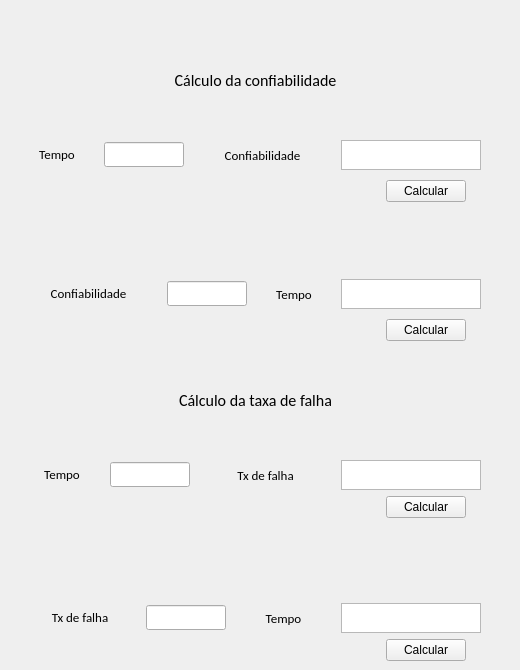
       <widget class="QWidget" name="tab_3">
        <attribute name="title">
         <string>Indicadores</string>
        </attribute>
        <widget class="QLabel" name="label_6">
         <property name="geometry">
          <rect>
           <x>0</x>
           <y>60</y>
           <width>511</width>
           <height>41</height>
          </rect>
         </property>
         <property name="font">
          <font>
           <family>Calibri</family>
           <pointsize>10</pointsize>
           <weight>50</weight>
           <bold>false</bold>
          </font>
         </property>
         <property name="text">
          <string>&lt;html&gt;&lt;head/&gt;&lt;body&gt;&lt;p&gt;&lt;span style=&quot; font-size:12pt;&quot;&gt;Cálculo da confiabilidade&lt;/span&gt;&lt;/p&gt;&lt;/body&gt;&lt;/html&gt;</string>
         </property>
         <property name="alignment">
          <set>Qt::AlignCenter</set>
         </property>
        </widget>
        <widget class="QLabel" name="label_7">
         <property name="geometry">
          <rect>
           <x>0</x>
           <y>380</y>
           <width>511</width>
           <height>41</height>
          </rect>
         </property>
         <property name="font">
          <font>
           <family>Calibri</family>
           <pointsize>10</pointsize>
           <weight>50</weight>
           <bold>false</bold>
          </font>
         </property>
         <property name="text">
          <string>&lt;html&gt;&lt;head/&gt;&lt;body&gt;&lt;p&gt;&lt;span style=&quot; font-size:12pt;&quot;&gt;Cálculo da taxa de falha&lt;/span&gt;&lt;/p&gt;&lt;/body&gt;&lt;/html&gt;</string>
         </property>
         <property name="alignment">
          <set>Qt::AlignCenter</set>
         </property>
        </widget>
        <widget class="QWidget" name="verticalLayoutWidget_7">
         <property name="geometry">
          <rect>
           <x>20</x>
           <y>140</y>
           <width>481</width>
           <height>201</height>
          </rect>
         </property>
         <layout class="QVBoxLayout" name="verticalLayout_10">
          <property name="spacing">
           <number>10</number>
          </property>
          <property name="sizeConstraint">
           <enum>QLayout::SetMinimumSize</enum>
          </property>
          <item>
           <layout class="QHBoxLayout" name="horizontalLayout_4">
            <item>
             <widget class="QLabel" name="label_8">
              <property name="sizePolicy">
               <sizepolicy hsizetype="Expanding" vsizetype="Fixed">
                <horstretch>60</horstretch>
                <verstretch>0</verstretch>
               </sizepolicy>
              </property>
              <property name="minimumSize">
               <size>
                <width>60</width>
                <height>0</height>
               </size>
              </property>
              <property name="font">
               <font>
                <family>Calibri</family>
                <pointsize>10</pointsize>
               </font>
              </property>
              <property name="text">
               <string>Tempo</string>
              </property>
              <property name="alignment">
               <set>Qt::AlignCenter</set>
              </property>
             </widget>
            </item>
            <item>
             <widget class="QLineEdit" name="tempo_2_conf">
              <property name="sizePolicy">
               <sizepolicy hsizetype="Fixed" vsizetype="Fixed">
                <horstretch>40</horstretch>
                <verstretch>20</verstretch>
               </sizepolicy>
              </property>
              <property name="minimumSize">
               <size>
                <width>80</width>
                <height>0</height>
               </size>
              </property>
              <property name="maximumSize">
               <size>
                <width>100</width>
                <height>16777215</height>
               </size>
              </property>
              <property name="font">
               <font>
                <family>Calibri</family>
                <pointsize>10</pointsize>
               </font>
              </property>
              <property name="text">
               <string/>
              </property>
              <property name="alignment">
               <set>Qt::AlignCenter</set>
              </property>
              <property name="clearButtonEnabled">
               <bool>true</bool>
              </property>
             </widget>
            </item>
            <item>
             <widget class="QLabel" name="label_9">
              <property name="sizePolicy">
               <sizepolicy hsizetype="Minimum" vsizetype="Preferred">
                <horstretch>110</horstretch>
                <verstretch>0</verstretch>
               </sizepolicy>
              </property>
              <property name="minimumSize">
               <size>
                <width>110</width>
                <height>0</height>
               </size>
              </property>
              <property name="font">
               <font>
                <family>Calibri</family>
                <pointsize>10</pointsize>
               </font>
              </property>
              <property name="text">
               <string>Confiabilidade</string>
              </property>
              <property name="alignment">
               <set>Qt::AlignCenter</set>
              </property>
             </widget>
            </item>
            <item>
             <widget class="QTextBrowser" name="exibir_conf_para_tempo">
              <property name="sizePolicy">
               <sizepolicy hsizetype="Expanding" vsizetype="Expanding">
                <horstretch>140</horstretch>
                <verstretch>0</verstretch>
               </sizepolicy>
              </property>
              <property name="maximumSize">
               <size>
                <width>140</width>
                <height>30</height>
               </size>
              </property>
              <property name="font">
               <font>
                <stylestrategy>PreferDefault</stylestrategy>
               </font>
              </property>
             </widget>
            </item>
            <item>
             <spacer name="horizontalSpacer_11">
              <property name="orientation">
               <enum>Qt::Horizontal</enum>
              </property>
              <property name="sizeHint" stdset="0">
               <size>
                <width>20</width>
                <height>10</height>
               </size>
              </property>
             </spacer>
            </item>
           </layout>
          </item>
          <item>
           <layout class="QHBoxLayout" name="horizontalLayout_6">
            <item>
             <spacer name="horizontalSpacer_8">
              <property name="orientation">
               <enum>Qt::Horizontal</enum>
              </property>
              <property name="sizeHint" stdset="0">
               <size>
                <width>40</width>
                <height>20</height>
               </size>
              </property>
             </spacer>
            </item>
            <item>
             <widget class="QPushButton" name="calcular_conf_para_tempo">
              <property name="text">
               <string>Calcular</string>
              </property>
             </widget>
            </item>
            <item>
             <spacer name="horizontalSpacer_7">
              <property name="orientation">
               <enum>Qt::Horizontal</enum>
              </property>
              <property name="sizeType">
               <enum>QSizePolicy::Fixed</enum>
              </property>
              <property name="sizeHint" stdset="0">
               <size>
                <width>35</width>
                <height>20</height>
               </size>
              </property>
             </spacer>
            </item>
           </layout>
          </item>
          <item>
           <spacer name="verticalSpacer_12">
            <property name="orientation">
             <enum>Qt::Vertical</enum>
            </property>
            <property name="sizeHint" stdset="0">
             <size>
              <width>20</width>
              <height>40</height>
             </size>
            </property>
           </spacer>
          </item>
          <item>
           <layout class="QHBoxLayout" name="horizontalLayout_7">
            <item>
             <widget class="QLabel" name="label_13">
              <property name="sizePolicy">
               <sizepolicy hsizetype="Expanding" vsizetype="Fixed">
                <horstretch>110</horstretch>
                <verstretch>0</verstretch>
               </sizepolicy>
              </property>
              <property name="minimumSize">
               <size>
                <width>120</width>
                <height>0</height>
               </size>
              </property>
              <property name="font">
               <font>
                <family>Calibri</family>
                <pointsize>10</pointsize>
               </font>
              </property>
              <property name="text">
               <string>Confiabilidade</string>
              </property>
              <property name="alignment">
               <set>Qt::AlignCenter</set>
              </property>
             </widget>
            </item>
            <item>
             <widget class="QLineEdit" name="conf_2_tempo">
              <property name="sizePolicy">
               <sizepolicy hsizetype="Fixed" vsizetype="Fixed">
                <horstretch>40</horstretch>
                <verstretch>0</verstretch>
               </sizepolicy>
              </property>
              <property name="minimumSize">
               <size>
                <width>80</width>
                <height>0</height>
               </size>
              </property>
              <property name="maximumSize">
               <size>
                <width>50</width>
                <height>16777215</height>
               </size>
              </property>
              <property name="font">
               <font>
                <family>Calibri</family>
                <pointsize>10</pointsize>
               </font>
              </property>
              <property name="text">
               <string/>
              </property>
              <property name="alignment">
               <set>Qt::AlignCenter</set>
              </property>
              <property name="clearButtonEnabled">
               <bool>true</bool>
              </property>
             </widget>
            </item>
            <item>
             <widget class="QLabel" name="label_14">
              <property name="sizePolicy">
               <sizepolicy hsizetype="Minimum" vsizetype="Preferred">
                <horstretch>60</horstretch>
                <verstretch>0</verstretch>
               </sizepolicy>
              </property>
              <property name="minimumSize">
               <size>
                <width>60</width>
                <height>0</height>
               </size>
              </property>
              <property name="font">
               <font>
                <family>Calibri</family>
                <pointsize>10</pointsize>
               </font>
              </property>
              <property name="text">
               <string>Tempo</string>
              </property>
              <property name="alignment">
               <set>Qt::AlignCenter</set>
              </property>
             </widget>
            </item>
            <item>
             <widget class="QTextBrowser" name="exibir_tempo_para_conf">
              <property name="sizePolicy">
               <sizepolicy hsizetype="Expanding" vsizetype="Expanding">
                <horstretch>140</horstretch>
                <verstretch>0</verstretch>
               </sizepolicy>
              </property>
              <property name="maximumSize">
               <size>
                <width>140</width>
                <height>30</height>
               </size>
              </property>
             </widget>
            </item>
            <item>
             <spacer name="horizontalSpacer_12">
              <property name="orientation">
               <enum>Qt::Horizontal</enum>
              </property>
              <property name="sizeHint" stdset="0">
               <size>
                <width>20</width>
                <height>20</height>
               </size>
              </property>
             </spacer>
            </item>
           </layout>
          </item>
          <item>
           <layout class="QHBoxLayout" name="horizontalLayout_8">
            <item>
             <spacer name="horizontalSpacer_9">
              <property name="orientation">
               <enum>Qt::Horizontal</enum>
              </property>
              <property name="sizeHint" stdset="0">
               <size>
                <width>40</width>
                <height>20</height>
               </size>
              </property>
             </spacer>
            </item>
            <item>
             <widget class="QPushButton" name="calcular_tempo_p_conf">
              <property name="text">
               <string>Calcular</string>
              </property>
             </widget>
            </item>
            <item>
             <spacer name="horizontalSpacer_10">
              <property name="orientation">
               <enum>Qt::Horizontal</enum>
              </property>
              <property name="sizeType">
               <enum>QSizePolicy::Fixed</enum>
              </property>
              <property name="sizeHint" stdset="0">
               <size>
                <width>35</width>
                <height>20</height>
               </size>
              </property>
             </spacer>
            </item>
           </layout>
          </item>
         </layout>
        </widget>
        <widget class="QWidget" name="verticalLayoutWidget_8">
         <property name="geometry">
          <rect>
           <x>20</x>
           <y>460</y>
           <width>481</width>
           <height>201</height>
          </rect>
         </property>
         <layout class="QVBoxLayout" name="verticalLayout_11">
          <item>
           <layout class="QHBoxLayout" name="horizontalLayout_9">
            <item>
             <widget class="QLabel" name="label_10">
              <property name="sizePolicy">
               <sizepolicy hsizetype="Expanding" vsizetype="Fixed">
                <horstretch>60</horstretch>
                <verstretch>0</verstretch>
               </sizepolicy>
              </property>
              <property name="minimumSize">
               <size>
                <width>60</width>
                <height>0</height>
               </size>
              </property>
              <property name="font">
               <font>
                <family>Calibri</family>
                <pointsize>10</pointsize>
               </font>
              </property>
              <property name="text">
               <string>Tempo</string>
              </property>
              <property name="alignment">
               <set>Qt::AlignCenter</set>
              </property>
             </widget>
            </item>
            <item>
             <widget class="QLineEdit" name="tempo_2_falha">
              <property name="sizePolicy">
               <sizepolicy hsizetype="Expanding" vsizetype="Fixed">
                <horstretch>40</horstretch>
                <verstretch>0</verstretch>
               </sizepolicy>
              </property>
              <property name="minimumSize">
               <size>
                <width>80</width>
                <height>0</height>
               </size>
              </property>
              <property name="maximumSize">
               <size>
                <width>50</width>
                <height>16777215</height>
               </size>
              </property>
              <property name="font">
               <font>
                <family>Calibri</family>
                <pointsize>10</pointsize>
               </font>
              </property>
              <property name="text">
               <string/>
              </property>
              <property name="alignment">
               <set>Qt::AlignCenter</set>
              </property>
              <property name="clearButtonEnabled">
               <bool>true</bool>
              </property>
             </widget>
            </item>
            <item>
             <widget class="QLabel" name="label_12">
              <property name="sizePolicy">
               <sizepolicy hsizetype="Minimum" vsizetype="Preferred">
                <horstretch>100</horstretch>
                <verstretch>0</verstretch>
               </sizepolicy>
              </property>
              <property name="minimumSize">
               <size>
                <width>120</width>
                <height>0</height>
               </size>
              </property>
              <property name="font">
               <font>
                <family>Calibri</family>
                <pointsize>10</pointsize>
               </font>
              </property>
              <property name="text">
               <string>Tx de falha</string>
              </property>
              <property name="alignment">
               <set>Qt::AlignCenter</set>
              </property>
             </widget>
            </item>
            <item>
             <widget class="QTextBrowser" name="exibir_falha_para_tempo">
              <property name="minimumSize">
               <size>
                <width>140</width>
                <height>0</height>
               </size>
              </property>
              <property name="maximumSize">
               <size>
                <width>140</width>
                <height>30</height>
               </size>
              </property>
             </widget>
            </item>
            <item>
             <spacer name="horizontalSpacer_13">
              <property name="orientation">
               <enum>Qt::Horizontal</enum>
              </property>
              <property name="sizeHint" stdset="0">
               <size>
                <width>20</width>
                <height>20</height>
               </size>
              </property>
             </spacer>
            </item>
           </layout>
          </item>
          <item>
           <layout class="QHBoxLayout" name="horizontalLayout_10">
            <item>
             <spacer name="horizontalSpacer_14">
              <property name="orientation">
               <enum>Qt::Horizontal</enum>
              </property>
              <property name="sizeHint" stdset="0">
               <size>
                <width>40</width>
                <height>20</height>
               </size>
              </property>
             </spacer>
            </item>
            <item>
             <widget class="QPushButton" name="calcular_falha_p_tempo">
              <property name="text">
               <string>Calcular</string>
              </property>
             </widget>
            </item>
            <item>
             <spacer name="horizontalSpacer_15">
              <property name="orientation">
               <enum>Qt::Horizontal</enum>
              </property>
              <property name="sizeType">
               <enum>QSizePolicy::Fixed</enum>
              </property>
              <property name="sizeHint" stdset="0">
               <size>
                <width>35</width>
                <height>20</height>
               </size>
              </property>
             </spacer>
            </item>
           </layout>
          </item>
          <item>
           <spacer name="verticalSpacer_13">
            <property name="orientation">
             <enum>Qt::Vertical</enum>
            </property>
            <property name="sizeHint" stdset="0">
             <size>
              <width>20</width>
              <height>40</height>
             </size>
            </property>
           </spacer>
          </item>
          <item>
           <layout class="QHBoxLayout" name="horizontalLayout_11">
            <item>
             <widget class="QLabel" name="label_15">
              <property name="sizePolicy">
               <sizepolicy hsizetype="Expanding" vsizetype="Fixed">
                <horstretch>100</horstretch>
                <verstretch>0</verstretch>
               </sizepolicy>
              </property>
              <property name="minimumSize">
               <size>
                <width>120</width>
                <height>0</height>
               </size>
              </property>
              <property name="font">
               <font>
                <family>Calibri</family>
                <pointsize>10</pointsize>
               </font>
              </property>
              <property name="text">
               <string>Tx de falha</string>
              </property>
              <property name="alignment">
               <set>Qt::AlignCenter</set>
              </property>
             </widget>
            </item>
            <item>
             <widget class="QLineEdit" name="falha_2_tempo">
              <property name="sizePolicy">
               <sizepolicy hsizetype="Expanding" vsizetype="Fixed">
                <horstretch>40</horstretch>
                <verstretch>0</verstretch>
               </sizepolicy>
              </property>
              <property name="minimumSize">
               <size>
                <width>80</width>
                <height>0</height>
               </size>
              </property>
              <property name="maximumSize">
               <size>
                <width>50</width>
                <height>16777215</height>
               </size>
              </property>
              <property name="font">
               <font>
                <family>Calibri</family>
                <pointsize>10</pointsize>
               </font>
              </property>
              <property name="text">
               <string/>
              </property>
              <property name="alignment">
               <set>Qt::AlignCenter</set>
              </property>
              <property name="clearButtonEnabled">
               <bool>true</bool>
              </property>
             </widget>
            </item>
            <item>
             <widget class="QLabel" name="label_16">
              <property name="sizePolicy">
               <sizepolicy hsizetype="Minimum" vsizetype="Preferred">
                <horstretch>100</horstretch>
                <verstretch>0</verstretch>
               </sizepolicy>
              </property>
              <property name="minimumSize">
               <size>
                <width>60</width>
                <height>0</height>
               </size>
              </property>
              <property name="font">
               <font>
                <family>Calibri</family>
                <pointsize>10</pointsize>
               </font>
              </property>
              <property name="text">
               <string>Tempo</string>
              </property>
              <property name="alignment">
               <set>Qt::AlignCenter</set>
              </property>
             </widget>
            </item>
            <item>
             <widget class="QTextBrowser" name="exibir_tempo_p_falha">
              <property name="minimumSize">
               <size>
                <width>140</width>
                <height>0</height>
               </size>
              </property>
              <property name="maximumSize">
               <size>
                <width>140</width>
                <height>30</height>
               </size>
              </property>
             </widget>
            </item>
            <item>
             <spacer name="horizontalSpacer_16">
              <property name="orientation">
               <enum>Qt::Horizontal</enum>
              </property>
              <property name="sizeHint" stdset="0">
               <size>
                <width>20</width>
                <height>20</height>
               </size>
              </property>
             </spacer>
            </item>
           </layout>
          </item>
          <item>
           <layout class="QHBoxLayout" name="horizontalLayout_12">
            <item>
             <spacer name="horizontalSpacer_17">
              <property name="orientation">
               <enum>Qt::Horizontal</enum>
              </property>
              <property name="sizeHint" stdset="0">
               <size>
                <width>40</width>
                <height>20</height>
               </size>
              </property>
             </spacer>
            </item>
            <item>
             <widget class="QPushButton" name="calcular_tempo_p_falha">
              <property name="text">
               <string>Calcular</string>
              </property>
             </widget>
            </item>
            <item>
             <spacer name="horizontalSpacer_18">
              <property name="orientation">
               <enum>Qt::Horizontal</enum>
              </property>
              <property name="sizeType">
               <enum>QSizePolicy::Fixed</enum>
              </property>
              <property name="sizeHint" stdset="0">
               <size>
                <width>35</width>
                <height>20</height>
               </size>
              </property>
             </spacer>
            </item>
           </layout>
          </item>
         </layout>
        </widget>
       </widget>
